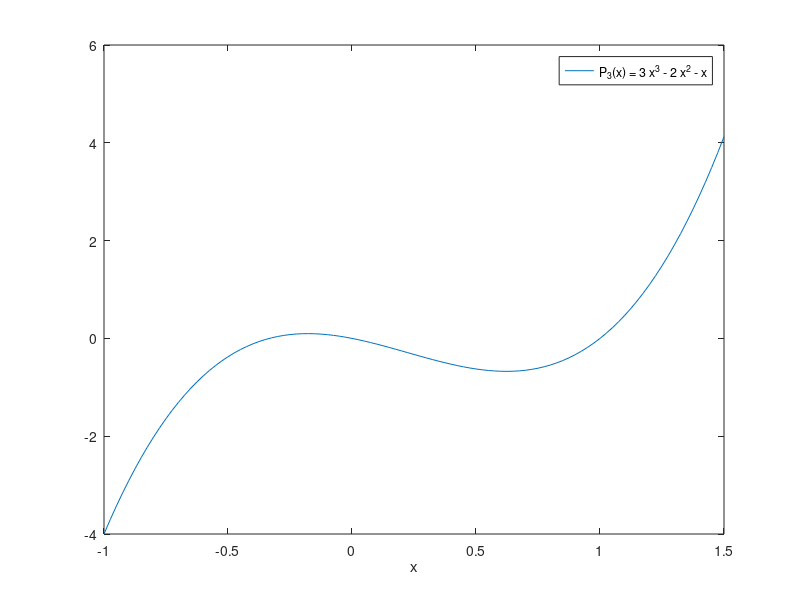
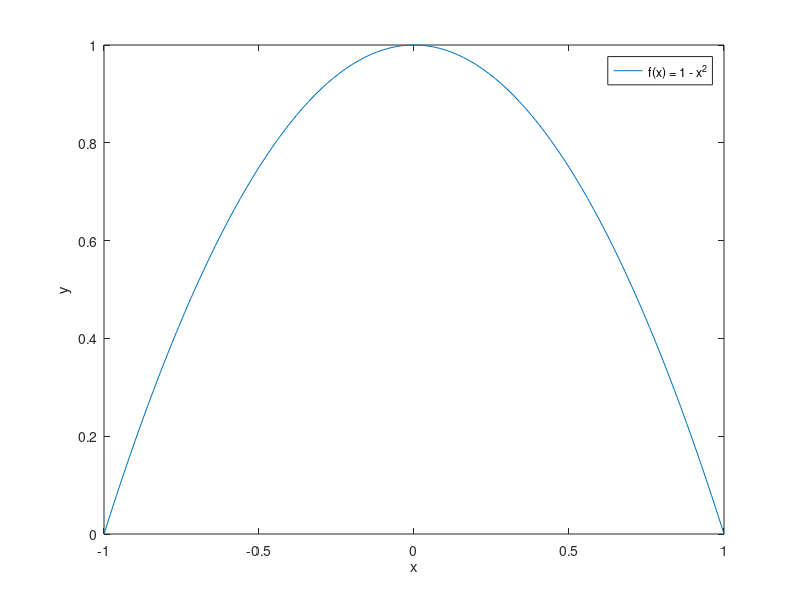
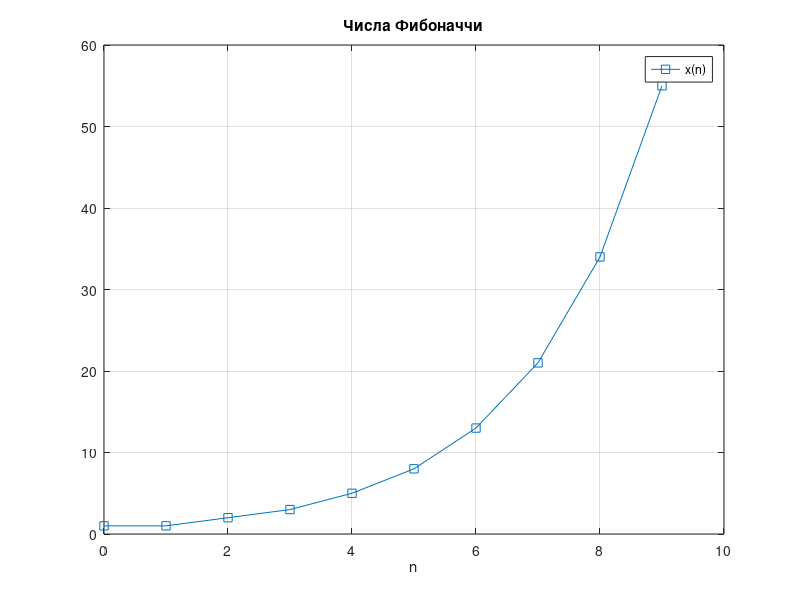
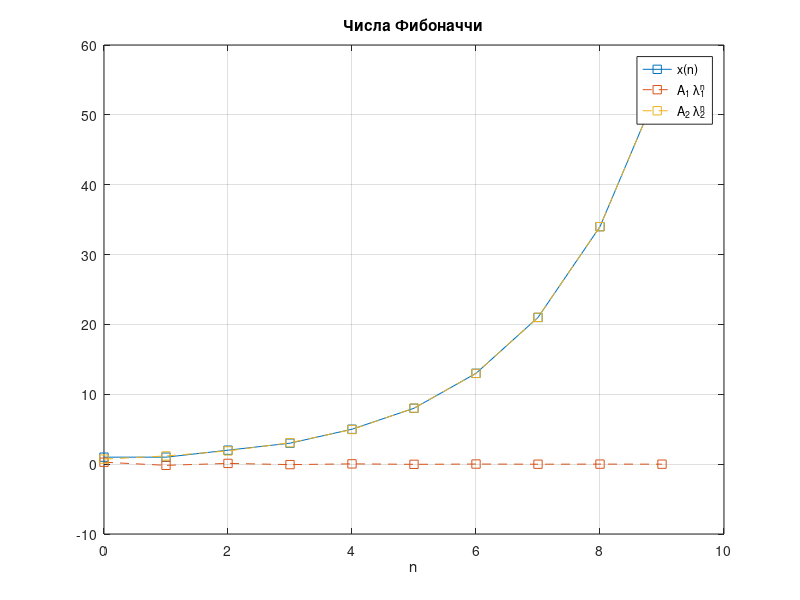

MATLAB code for these plots, in order:
%% Введение в Matlab
% Семинар №1,
% 6 сентября 2023г.

%% Контакты
% *Шемендюк* Александр Андреевич , аспирант _Университета Лозанны_
% 
% |email| : alex.shemendyuk@gmail.com
% 
% |Smart LMS| : <https://edu.hse.ru/course/view.php?id=162488>
% 
% |GitHub|: <https://github.com/AlexShem/advanced_calculus_2023>

%% Установка Матлаба
% 
% Информация по *установке* Матлаба для студентов НИУ ВШЭ доступна по ссылке:
% <https://matlabsupport.ru/>
% 
% *Шпаргалки* (CheatSheats) по Матлабу: 
% <https://hub.exponenta.ru/post/shpargalka-po-bazovym-funktsiyam-matlab414 на русском>, 
% <https://www.mathworks.com/matlabcentral/fileexchange/47533-cheatsheet-pdf на английском>.

%% Запуск и настройка
% Настройки Матлаба досупны в разделе Preferences.
% 
% <<../Figures/fig1_preferences_find.PNG>>
% 
% Самые практичные разделы: 
% 
% # *Display* : для удобного отображения окна с кодом
% # *Fonts* : для изменение размера шрифта
% 
% <<../Figures/fig2_preferences_suggested.PNG>>
% 
%% Переменные и операции над ними
% Создадим две переменные и проведем некоторые операции над ними.
a = 2; % Этот знак используется для комментариев
b = pi; % Число $\pi$

a + b
b/a
sqrt(a)
disp(a^5)

%% Вектора и матрицы
% 
% Вектора могут быть строками и столбцами

a = [1, 2, 3] % Вектор строка
b = [1; 4; 7] % Вектор стобец

%%
% Вектора можно создавать несколькими способами: 

a = 1:3;    % Вектор строка, элементы от 1 до 3 с шагом 1
b = 1:3:7;  % Вектор строка, элементы от 1 до 7 с шагом 3

%%
% Матрица задается похожим способом, используя |,| и |;| .

A = [1 3; 2, 4]

%%
% *Индексация* номеров элементов в Матлабе начинается *с 1* . Поэтому, чтобы
% "достать" 2ой элемент вектора |b|, мы пишем
b(2) % Должно быть равно 4

%%
% Другие варианты:
b(1:2) % С 1го по 2ой элементы вектора

%%
b([1, 3]) % Конкретно 1ый и 3ий элементы вектора

%%
b([true, false, true]) % Логический вектор должен быть такого же размера, что и сам вектор b

%%
% Для матриц появляется второй аргумент для индексации. Вытащим элемент
% матрицы |A|
A
%%
% который стоит на 2ой строке на 1ом столбце
A(2, 1)
%%
A(1, :) % 1ая строка, все столбцы
%%
A(:, 2) % все строки, 2ой столбец
%%
A(1, 1:2) % 1ая сторка, столбцы с 1го по 2ой

%% Удаление переменных
% Используйте команду |clear| , чтобы удалить все переменные из рабочего
% пространства ( _Workspace_ ).
whos    % Отобразяться все доступные переменные
clear   % или можно: clear all
whos    % Переменных больше нет, отображаться нечему

%% 
% Команда |clc| очищает коммандное окно ( _Command Window_ )
clc

%% Комплексные числа
% *Инициализация* комплексных чисел
z_1 = complex(2, 3) % Re(z_1) = 2, Im(z_1) = 3
z_2 = 3 + 4i
z_3 = 2*exp(1i * pi/3)

%%
% *Модуль* и *аргумент* комплексного числа

% num2str(z) -- трансформирует число z в формат "строка"
disp(['Модуль z_3: ' num2str(abs(z_3))])
disp(['Аргумент z_3: ' num2str(angle(z_3))])
disp(['pi/3 = ' num2str(pi/3)])

%% График многочлена
% Пусть задан многочлен степени $n$
% 
% $$P_n(x) = p_n x^n + p_{n-1} x^{n-1} + \ldots + p_1 x + p_0,$$
% 
% где $a_1 \neq 0$, см.
% <https://ch.mathworks.com/help/matlab/math/create-and-evaluate-polynomials.html создание и вычисление многочленов>.
% Необходимо построить его график на заднном сегменте $X \subset R$.
% 
% Рассмотрим $P_3(x) = 3 x^3 - 2 x^2 - x$ на отрезке $X = [-1, 1.5]$. Для
% этого создадим равномерную сетку |х| (т.е. с постоянным шагом) от -1 до
% 1.5 используя
% <https://www.mathworks.com/help/releases/R2020b/matlab/ref/linspace.html
% linspace>, и вычислим значения многочлена в каждой из этих точек с
% помощью <https://www.mathworks.com/help/releases/R2020b/matlab/ref/polyval.html polyval>.

p = [3 -2 -1 0];                % задаем коэффициенты многочлена
x = linspace(-1, 1.5, 101);     % linspace(from, to, num_of_points)
P = polyval(p, x);              % polyval(polynomial, at_what_points)

figure(1);      % Открываем окно, в котором будем рисовать график
plot(x, P);     % Рисуем линию
xlabel('x');    % Подпись к оси ОХ
legend('P_3(x) = 3 x^3 - 2 x^2 - x'); % Добавляем легенду

%%
% *Замечание:* коэффициенты многочлена могут быть комплексные. Найдем корни
% многочлена $P_2(z) = z^2 -2i z + 3$ с помощью функции 
% <https://www.mathworks.com/help/releases/R2020b/matlab/ref/roots.html roots>.
p = [1 -2i 3];
z = roots(p)
sum(z)  % Сумма всех элементов
prod(z) % Произведение всех элементов

%% График произвольной функции
% Требуется построить график заданной функции $f(x)$ (пусть она непрерывна на
% множестве $X$).
% 
% В таких случаях мы таким же образом создаем сетку на множестве $X$ и
% вычисляем значения функции $f(x)$ в этих точках.
%
% Рассмотрим функцию $f(x) = 1 - x^2$ на отрезке $[-1, 1]$.

x = linspace(-1, 1, 101);
f = 1 - x.^2;

figure(2);
plot(x, f);
xlabel('x'); ylabel('y');
legend('f(x) = 1 - x^2');

%% Числа Фибоначчи
% *Числа Фибоначчи* задаются реккурентным соотношением
% 
% $$x_{n+2} = x_{n+1} + x_{n}$$
% 
% и начальными условиями $x_0 = 1, \, x_1 = 1$ для $n = 0, 1, 2, \ldots$.
% 
% Построим график для первых 10 её членов.

N = 10;             % Итоговое количество членов последовательности
n = N - 1;          % Индекс n из формулы выше
x = nan(N, 1);      % Вектор столбец размера n, заполненный NaN (Not a Number)
x(1) = 1; x(2) = 1;
x(1:2) = 1;         % Аналогичный вариант присваивания

% Считаем 3, 4, ... члены последовательности по очереди
for i = 3 : N
    x(i) = x(i-1) + x(i-2);
end

figure(3);
plot(0:n, x, '-s');
grid on;                    % Добавим сетку на графике
xlabel('n');
legend('x(n)');
title('Числа Фибоначчи');   % Добавим заголовок к графику

%%
% Решение такого уравнения есть
% 
% $$x_n = A_1 \lambda_1^n + A_2 \lambda_2^n,$$
% 
% или же
% 
% $$x_n = \frac{5-\sqrt{5}}{10} \, \left(\frac{1 - \sqrt{5}}{2}\right)^n + \frac{5+\sqrt{5}}{10} \, \left(\frac{1 + \sqrt{5}}{2}\right)^n$$
% 
% Добавим на график эти два слагаемых

lam1 = .5*(1 - sqrt(5));
lam2 = .5*(1 + sqrt(5));
A1 = (5 - sqrt(5))/10;
A2 = (5 + sqrt(5))/10;

figure(4);
plot(0:n, x, '-s');
grid on;        % Добавим сетку на графике
xlabel('n');
hold on;        % Зафиксируем линии, которые уже построены
plot(0:n, A1*lam1.^(0:n), '--s');
plot(0:n, A2*lam2.^(0:n), '--s');
hold off;       % Уберем фиксацию
legend('x(n)', 'A_1 \lambda_1^n', 'A_2 \lambda_2^n');
title('Числа Фибоначчи');

